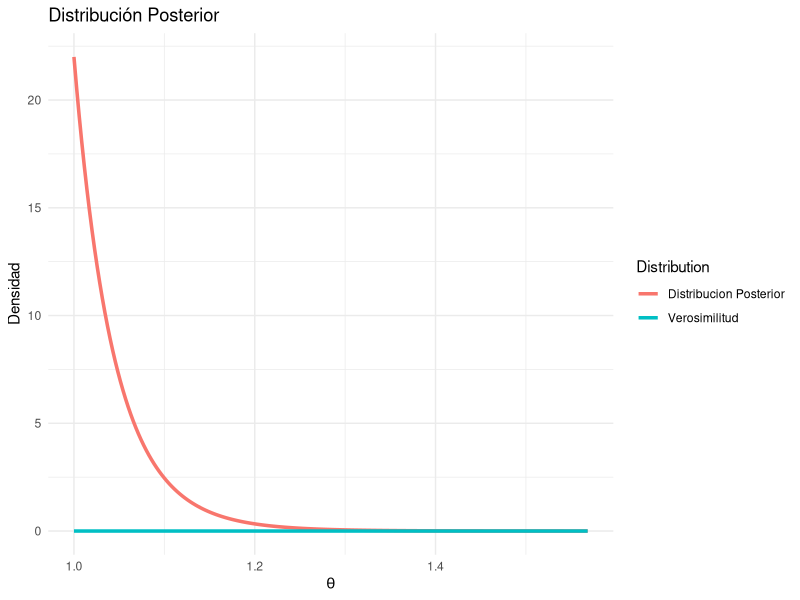
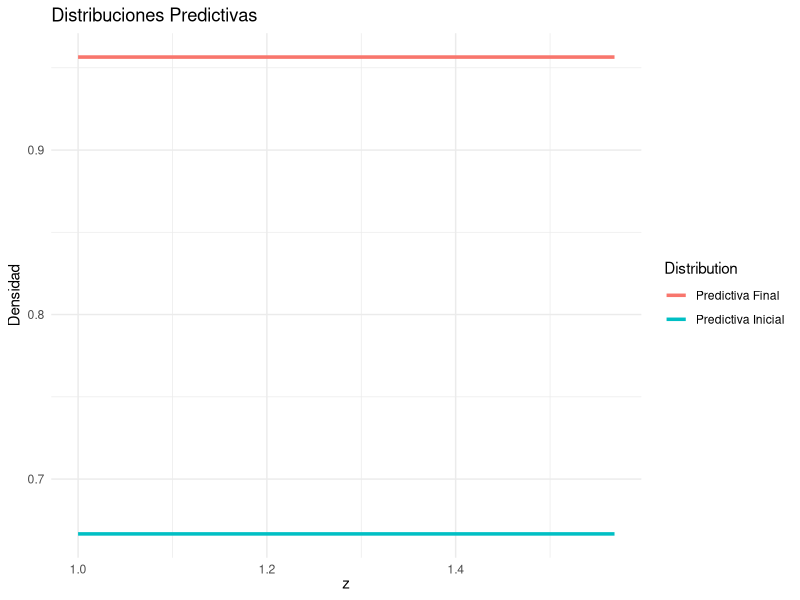

Write R code to recreate these figures, in order.
#Cargar librerías necesarias
library(ggplot2)
library(dplyr)
library(VGAM)  # Para la función dpareto


#Definoemdp nuestra semnilla
set.seed(42) 
# Definir hiperparámetros a trabajar
#Valores de nuestra distribucion Pareto
a <- 2
b <- 1

# Tamaño de la muestra
n <- 20
#Tamaño de la grafica 
num = 200 

# Simular Theta a partir de una Pareto(a, b)
theta_real <- rpareto(1, scale = b, shape = a)


# Generar una muestra X ~ Uniforme(0, Theta)
x <- runif(n, min = 0, max = theta_real)


# Calcular los parámetros de la distribución posterior de Theta
a_post <- a + n
b_post <- b
#b_post <- max(x) 






# Graficando  la distribución posterior -------------------------------------------------------------- # nolint
valores_theta <- seq(b_post, theta_real * 1.5, length.out = num)
densidad_posterior <- (a_post * b_post^a_post) / (valores_theta^(a_post + 1))
#Graficando la maxima verosimilitud ----------------------------------------------------------------- # nolint
verosimulitd <- (1/theta_real)^num

#Distribución predictiva inicial---------------------------------------------------------------------- # nolint: line_length_linter.
z_values <- seq(b, theta_real * 1.5, length.out = num)
predictiva_inicial <- rep(a / ((a + 1) * b), length(z_values))

#Distribución predictiva final ---------------------------------------------------------------------- # nolint
predictiva_final <- rep(a_post / ((a_post + 1) * b_post), length(z_values))

# Creando DataFrames para graficar
df_posterior <- data.frame(theta = valores_theta, density = densidad_posterior, Distribution = "Distribucion Posterior")  # nolint
df_verosimilitud <- data.frame(theta = valores_theta, density = verosimulitd, Distribution = "Verosimilitud")  # nolint
df_graf <- bind_rows(df_posterior, df_verosimilitud)  # nolint

print(head(df_graf))

df_pred_init <- data.frame(z = z_values, density = predictiva_inicial, Distribution = "Predictiva Inicial") # nolint
df_pred_final <- data.frame(z = z_values, density = predictiva_final, Distribution = "Predictiva Final") # nolint
df_pred <- bind_rows(df_pred_init, df_pred_final) #Unir la predictiva final y la inicial # nolint

print(head(df_pred))


# Graficar la distribución posterior de Theta
ggplot(df_graf, aes(x = theta, y = density, color = Distribution)) +
  geom_line(size = 1.2) +
  labs(title = "Distribución Posterior", x = expression(theta), y = "Densidad") + # nolint
  theme_minimal()


# Graficar las distribuciones predictivas
ggplot(df_pred, aes(x = z, y = density, color = Distribution)) +
  geom_line(size = 1.2) +
  labs(title = "Distribuciones Predictivas", x = expression(z), y = "Densidad") + # nolint
  theme_minimal()
